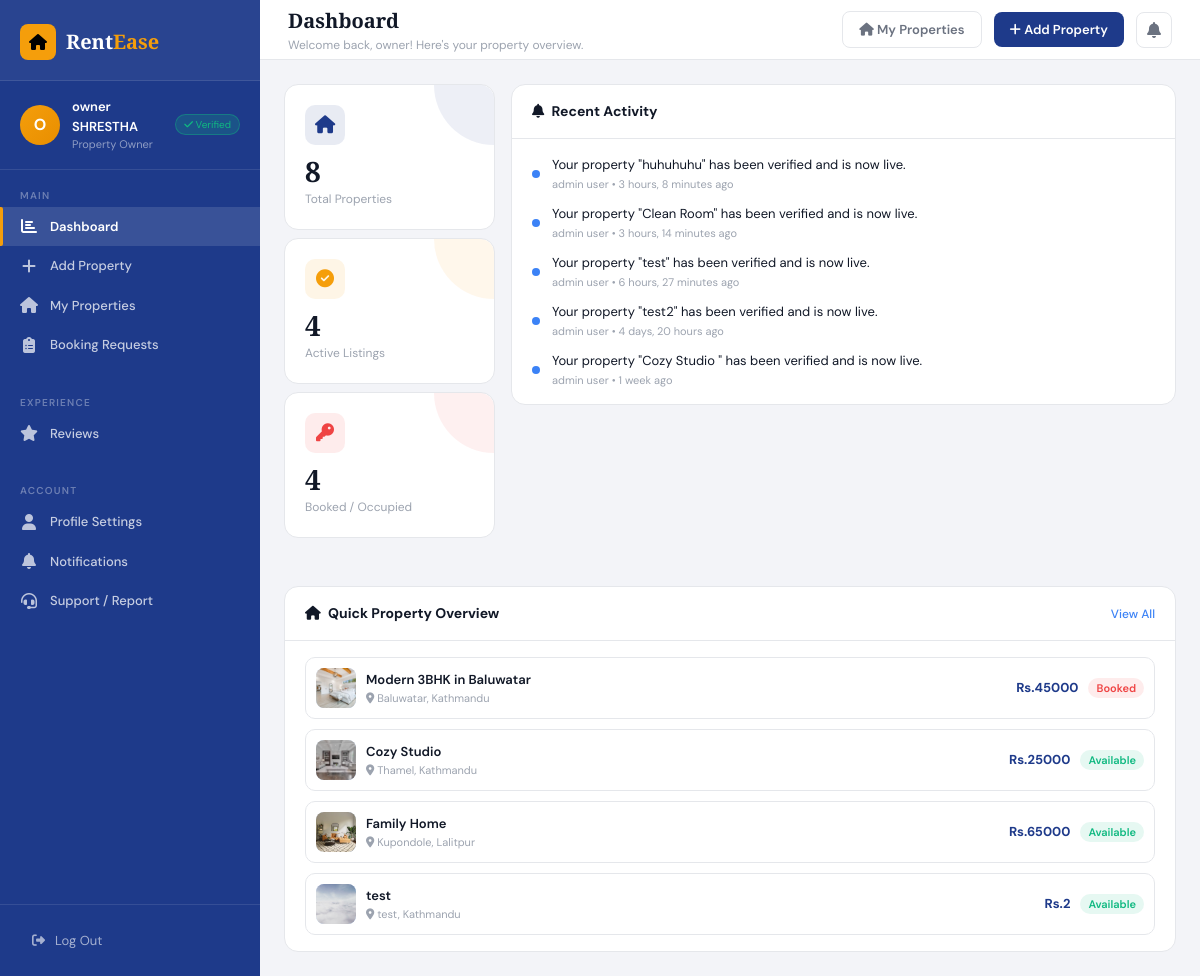
Page /owner/ (signed in) on the committed database.
### app/models.py (models this page shows, shortened)
class User(models.Model):
    user_id = models.AutoField(primary_key=True)
    first_name = models.CharField(max_length=500, default='Unknown')
    last_name = models.CharField(max_length=500, default='Unknown')
    phone = models.CharField(max_length=15, default='')
    email = models.EmailField(max_length=254, default='noemail@example.com', unique=True)
    password = models.CharField(max_length=100, default='')
    role = models.CharField(max_length=100, default='tenant')
    city = models.CharField(max_length=100, default='')
    budget = models.IntegerField(default=0)
    property_type = models.CharField(max_length=100, default='single-room')
    is_active = models.BooleanField(default=True)
    created_at = models.DateTimeField(auto_now_add=True)  # Remove default=timezone.now
    updated_at = models.DateTimeField(auto_now=True)

class Notification(models.Model):
    from_user = models.ForeignKey(
        User,
        on_delete=models.CASCADE,
        related_name="sent_notifications"
    )
    to_user = models.ForeignKey(
        User,
        on_delete=models.CASCADE,
        related_name="received_notifications"
    )
    message = models.TextField(default='')
    is_read = models.BooleanField(default=False)
    created_at = models.DateTimeField(default=timezone.now)

class Room(models.Model):
    owner = models.ForeignKey(User, on_delete=models.CASCADE, null=True, blank=True)
    tag = models.CharField(max_length=500, default='Unverified')
    liked_by = models.ManyToManyField(User, related_name='liked_rooms', blank=True)
    image = models.ImageField(upload_to='images/')
    room_name = models.CharField(max_length=250)
    address = models.CharField(max_length=200)
    city = models.CharField(max_length=200, null=True, blank=True)
    price = models.IntegerField(default=0)
    rating = models.FloatField(default=0)
    beds = models.IntegerField(default=1, null=True, blank=True)
    bath = models.IntegerField(default=1)
    sqft = models.IntegerField(default=0)
    description = models.TextField(default='', null=True, blank=True)
    is_occupied = models.BooleanField(default=False)
    is_verified = models.BooleanField(default=False)
    created_at = models.DateTimeField(auto_now_add=True)

### app/views/owner.py (the view)
# urls.py: path("owner/", owner.owner, name="owner"),
def owner(request):
    user_id = request.session.get('user_id')
    if not user_id:
        return redirect('login')
    user_info = User.objects.filter(user_id=user_id).first()
    if not user_info:
        return redirect('login')
    rooms = Room.objects.filter(owner=user_info)
    total_properties = rooms.count()
    active_listings = rooms.filter(is_occupied=False).count()
    booked_properties = rooms.filter(is_occupied=True).count()
    bookings = BookRoom.objects.filter(room_id__in=rooms).order_by('-created_at')
    owner_review_bookings = bookings.filter(is_verified_by_admin=True)
    visible_bookings_count = owner_review_bookings.count()
    pending_bookings_count = owner_review_bookings.filter(status='Pending').count()
    approved_bookings_count = owner_review_bookings.filter(status='Approved').count()
    rejected_bookings_count = owner_review_bookings.filter(status='Rejected').count()
    reviews = Review.objects.filter(property_id__in=rooms).order_by('-created_at')
    review_count = reviews.count()
    avg_rating = 0.0
    if review_count > 0:
        avg_rating = sum(r.rating for r in reviews) / review_count
        avg_rating = round(avg_rating, 1)
    all_notifications = Notification.objects.filter(to_user=user_info).order_by('-created_at')
    notifications = all_notifications.filter(is_read=False)
    recent_activity = all_notifications[:5]
    unread_notifications_count = notifications.count()
    context = {
        'user_info': user_info,
        'rooms': rooms,
        'total_properties': total_properties,
        'active_listings': active_listings,
        'booked_properties': booked_properties,
        'bookings': bookings,
        'pending_bookings_count': pending_bookings_count,
        'visible_bookings_count': visible_bookings_count,
        'approved_bookings_count': approved_bookings_count,
        'rejected_bookings_count': rejected_bookings_count,
        'reviews': reviews,
        'review_count': review_count,
        'avg_rating': avg_rating,
        'notifications': notifications,
        'recent_activity': recent_activity,
        'unread_notifications_count': unread_notifications_count,
    }
    return render(request, "pages/owner.html", context)

### app/templates/pages/owner.html (shortened to what this page needs)
{% load static %}
<!DOCTYPE html>
<html lang="en">
<head>
  <link rel="stylesheet" href="https://cdnjs.cloudflare.com/ajax/libs/font-awesome/6.5.1/css/all.min.css">
  <script src="https://cdn.tailwindcss.com"></script>
  <link rel="stylesheet" href="{% static 'css/pages/owner.css' %}">
</head>
<body class="h-full font-sans bg-bg text-text-primary overflow-hidden">
  <div class="flex h-screen overflow-hidden">
    <aside id="sidebar"
      class="flex flex-col w-sidebar-w bg-primary overflow-y-auto overflow-x-hidden relative z-50 flex-shrink-0 sidebar hidden md:flex">
      <a href="{% url 'home' %}"
        class="p-[24px_20px_20px] flex items-center gap-2.5 border-b border-white/10 hover:bg-white/5 transition-all">
        <div class="w-9 h-9 bg-accent rounded-lg flex items-center justify-center flex-shrink-0">
          <i class="fa-solid fa-house text-black text-base"></i>
        </div>
        <div class="font-playfair text-xl font-bold text-white">
          Rent<span class="text-accent">Ease</span>
        </div>
      </a>
      <div class="px-5 py-4 flex items-center gap-3 border-b border-white/10">
        <div class="owner-avatar"> {{ user_info.first_name|slice:":1"|upper }} </div>
        <div class="owner-info">
          <div class="name"> {{user_info.first_name}} {{user_info.last_name}} </div>
          <div class="role">Property Owner</div>
        </div>
        <div class="verified-badge">
          <i class="fa-solid fa-check"></i> Verified
        </div>
      </div>
      <div class="py-3 nav-section">
        <div class="nav-label">Main</div>
        <div class="nav-item active" data-panel="dashboard">
          <div class="nav-icon"><i class="fa-solid fa-chart-bar"></i></div>
          <div class="nav-text">Dashboard</div>
        </div>
        <div class="nav-item" data-panel="add-property">
          <div class="nav-icon"><i class="fa-solid fa-plus"></i></div>
          <div class="nav-text">Add Property</div>
        </div>
        <div class="nav-item" data-panel="my-properties">
          <div class="nav-icon"><i class="fa-solid fa-house"></i></div>
          <div class="nav-text">My Properties</div>
        </div>
        <div class="nav-item" data-panel="bookings">
          <div class="nav-icon"><i class="fa-solid fa-clipboard-list"></i></div>
          <div class="nav-text">Booking Requests</div>
        </div>
      </div>
      <div class="nav-section">
        <div class="nav-label">Experience</div>
        <div class="nav-item" data-panel="reviews">
          <div class="nav-icon"><i class="fa-solid fa-star"></i></div>
          <div class="nav-text">Reviews</div>
        </div>
      </div>
      <div class="nav-section">
        <div class="nav-label">Account</div>
        <div class="nav-item" data-panel="profile">
          <div class="nav-icon"><i class="fa-solid fa-user"></i></div>
          <div class="nav-text">Profile Settings</div>
        </div>
        <div class="nav-item" data-panel="notifications">
          <div class="nav-icon"><i class="fa-solid fa-bell"></i></div>
          <div class="nav-text">Notifications</div>
        </div>
        <div class="nav-item" data-panel="support">
          <div class="nav-icon"><i class="fa-solid fa-headset"></i></div>
          <div class="nav-text">Support / Report</div>
        </div>
      </div>
      <div class="sidebar-footer">
        <a href="{% url 'home' %}" class="logout-btn flex items-center gap-2.5">
          <i class="fa-solid fa-right-from-bracket"></i>
          <span>Log Out</span>
        </a>
      </div>
    </aside>
    <div class="flex-1 flex flex-col overflow-hidden">
      <div class="bg-surface border-b border-border h-[60px] px-7 flex items-center justify-between flex-shrink-0">
        <div class="flex items-center gap-3">
          <div>
            <h2 id="topbar-title" class="font-playfair text-xl font-bold">Dashboard</h2>
            <p id="topbar-sub" class="text-xs text-text-muted mt-0.5">Welcome back, {{ user_info.first_name }}! Here's
              your property overview.
            </p>
          </div>
        </div>
        <div class="flex items-center gap-3">
          <button class="top-btn ghost hidden md:block" data-nav="my-properties">
            <i class="fa-solid fa-house"></i> My Properties
          </button>
          <button class="top-btn primary hidden md:block" data-nav="add-property">
            <i class="fa-solid fa-plus"></i> Add Property
          </button>
          <button class="notif-btn" data-nav="notifications">
            <i class="fa-solid fa-bell"></i>
          </button>
        </div>
      </div>
      <div class="flex-1 overflow-y-auto p-6 content">
        <div class="panel active " id="panel-dashboard">
          <div class="grid grid-cols-2 md:grid-cols-4 gap-2 md:gap-4 mb-6 w-full h-full">
            <div class="col-span-2 md:col-span-1 text-center md:text-left text-xl md:text-sm flex flex-col gap-2 mb-6">
              <div class="stat-card blue">
                <div class="stat-icon blue"><i class="fa-solid fa-house"></i></div>
                <div class="stat-val">{{ total_properties }}</div>
                <div class="stat-label">Total Properties</div>
              </div>
              <div class="stat-card gold">
                <div class="stat-icon gold"><i class="fa-solid fa-circle-check"></i></div>
                <div class="stat-val">{{ active_listings }}</div>
                <div class="stat-label">Active Listings</div>
              </div>
              <div class="stat-card red">
                <div class="stat-icon red"><i class="fa-solid fa-key"></i></div>
                <div class="stat-val">{{ booked_properties }}</div>
                <div class="stat-label">Booked / Occupied</div>
              </div>
            </div>
            <div class="flex-1 flex flex-col col-span-3 gap-4 mb-6 w-full h-full">
              <div class="card">
                <div class="card-header">
                  <span class="card-title"><i class="fa-solid fa-bell mr-1"></i> Recent Activity</span>
                </div>
                <div class="card-body">
                  <div class="activity-list">
                    {% for notification in recent_activity %}
                    <div class="activity-item">
                      <div class="activity-dot {% if notification.is_read %}blue{% else %}green{% endif %}"></div>
                      <div class="activity-text">{{ notification.message }}<span>{{ notification.from_user.first_name }}
                          {{ notification.from_user.last_name }} • {{ notification.created_at|timesince }} ago</span>
                      </div>
                    </div>
                    {% empty %}
                    <div class="activity-item">
                      <div class="activity-dot blue"></div>
                      <div class="activity-text">No recent activity yet.<span>Your activity will appear here.</span>
                      </div>
                    </div>
                    {% endfor %}
                  </div>
                </div>
              </div>
            </div>
          </div>
          <div class="card">
            <div class="card-header">
              <span class="card-title"><i class="fa-solid fa-house mr-1"></i> Quick Property Overview</span>
              <span class="card-action" data-nav="my-properties">View All</span>
            </div>
            <div class="card-body">
              <div class="quick-props">
                {% for room in rooms|slice:":4" %}
                <div class="qprop">
                  <div class="qprop-img">
                    {% if room.image %}
                    <img src="{{ room.image.url }}" alt="{{ room.room_name }}"
                      style="width:40px;height:40px;border-radius:8px;object-fit:cover;" />
                    {% else %}
                    <i class="fa-solid fa-building text-xl text-primary-light"></i>
                    {% endif %}
                  </div>
                  <div class="qprop-info">
                    <div class="qprop-name">{{ room.room_name }}</div>
                    <div class="qprop-loc"><i class="fa-solid fa-location-dot"></i> {{ room.address }}, {{ room.city }}
                    </div>
                  </div>
                  <div class="text-[13px] font-bold text-primary">Rs.{{ room.price }}</div>
                  {% if room.is_occupied %}
                  <div class="qprop-status booked">Booked</div>
                  {% else %}
                  <div class="qprop-status available">Available</div>
                  {% endif %}
                </div>
                {% empty %}
                <p style="color:var(--text-muted);text-align:center;padding:1.5rem;">No properties listed yet. Add your
                  first property!</p>
                {% endfor %}
              </div>
            </div>
          </div>
        </div>
          </div>
        </div>
      </div>
</body>
</html>

### rows in the picture
User: first_name "O", first_name "owner", last_name "SHRESTHA"
Notification: is_read True (drawn), message "Your property \"huhuhuhu\" has been verified and is now live.", from_user.first_name "admin", from_user.last_name "user", created_at "3 hours, 8 minutes"
Notification: is_read True (drawn), message "Your property \"Clean Room\" has been verified and is now live.", from_user.first_name "admin", from_user.last_name "user", created_at "3 hours, 14 minutes"
Notification: is_read True (drawn), message "Your property \"test\" has been verified and is now live.", from_user.first_name "admin", from_user.last_name "user", created_at "6 hours, 27 minutes"
Notification: is_read True (drawn), message "Your property \"test2\" has been verified and is now live.", from_user.first_name "admin", from_user.last_name "user", created_at "4 days, 20 hours"
Notification: is_read True (drawn), message "Your property \"Cozy Studio \" has been verified and is now live.", from_user.first_name "admin", from_user.last_name "user", created_at "1 week"
Room: image (picture), room_name "Modern 3BHK in Baluwatar", address "Baluwatar", city "Kathmandu", price "45000", is_occupied "Booked"
Room: image (picture), room_name "Cozy Studio", address "Thamel", city "Kathmandu", price "25000", is_occupied "Available"
Room: image (picture), room_name "Family Home", address "Kupondole", city "Lalitpur", price "65000", is_occupied "Available"
Room: image (picture), room_name "test", address "test", city "Kathmandu", price "2", is_occupied "Available"

### other values in the picture
{{ total_properties }} "8"
{{ active_listings }} "4"
{{ booked_properties }} "4"
